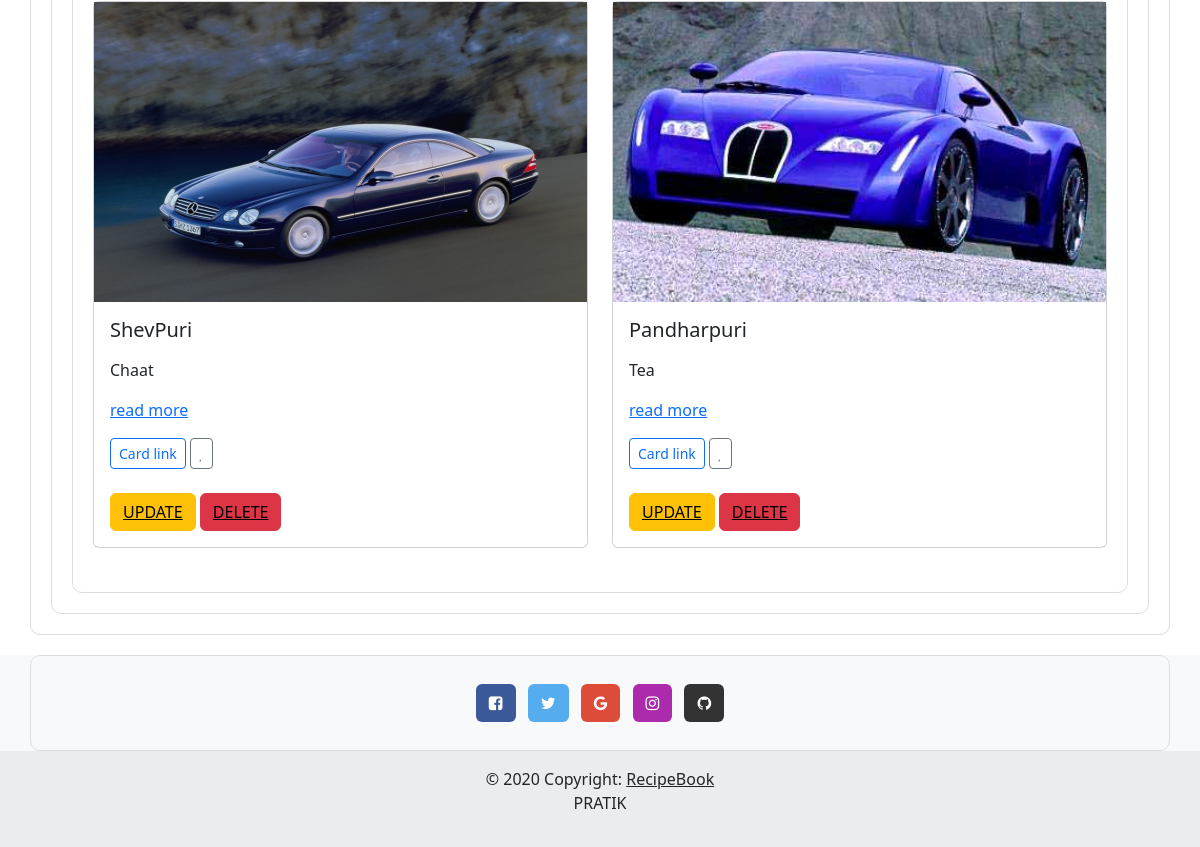
Page /app/show/ (signed in, lower part) on the earlier database version.
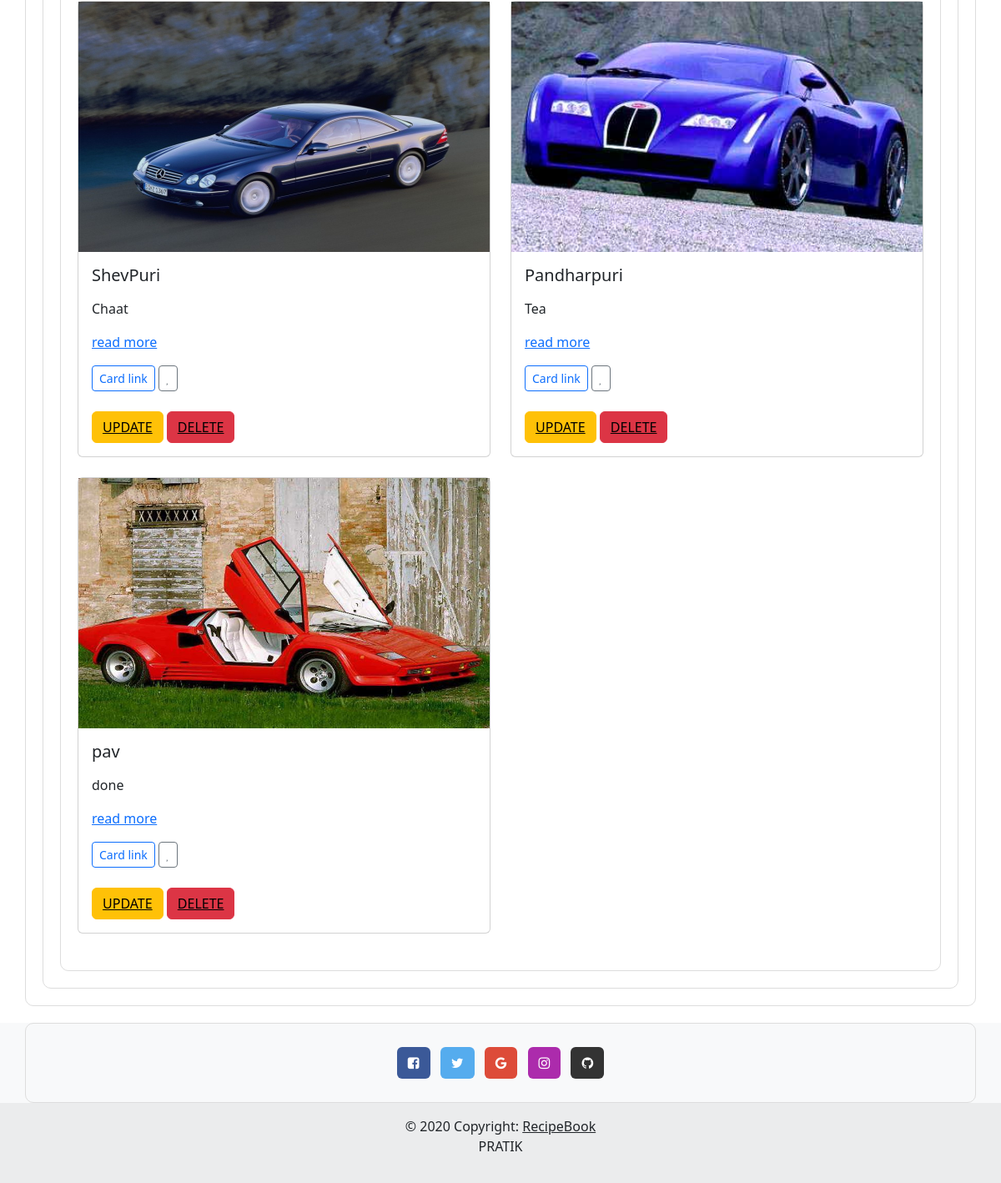
Same page on the later database version.
### app/models.py (models this page shows, shortened)
class Recipe(models.Model):
    CATEGORY_CHOICES = [
        ('starter', 'starter'),
        ('Paneer', 'Paneer'),
        ('Rice', 'Rice'),
        ('Chineese', 'Chineese'),
        ('StreetFood', 'StreetFood'),
        ('StateSpecial', 'StateSpecial'),
    ]
    Title  = models.CharField(max_length = 150)
    Discreption = models.TextField()
    Category = models.CharField(max_length =20,choices = CATEGORY_CHOICES)
    image = models.ImageField(upload_to='images/')
    author = models.CharField(max_length=250)
    created_at = models.DateTimeField(auto_now_add=True)
    updated_at = models.DateTimeField(auto_now=True)
    user = models.ForeignKey(User, on_delete=models.CASCADE)

### app/views.py (the view)
# urls.py: path('show/',views.Display,name = "show_url"),
def Display(request):
    obj = Recipe.objects.all()
    template_name = "app/display.html"
    context = {'data' : obj}
    return render(request,template_name,context)

### templates/app/display.html (shortened to what this page needs)
{% extends "base.html" %}
{%load static%}
{% block content%}
<div class="container">
    <div class="row">
        {% for i in data %}
           <div class="col-lg-6 mb-4">
                        <div class="card">
                            {% if i.image %}
                               <img src="{{ i.image.url }}" alt="Your Image" height="300px">
                            {% else %}
                                <p>No image available</p>
                            {% endif %}
                            <div class="card-body">
                                <h5 class="card-title">{{i.Title}}</h5>
                                <p class="card-text">
                                    {{ i.Discreption|safe|truncatewords:"15"|linebreaks }}
                                    <a href="{% url 'content_url' id=i.id %}">read more</a>
                                </p>
                                <a href="#" class="btn btn-outline-primary btn-sm">
                                    Card link
                                </a>
                                <a href="#" class="btn btn-outline-secondary btn-sm">
                                    <i class="far fa-heart"></i></a>
                                    <br><br>
                                <form method="post">
                                    {% if user.is_authenticated and i.user == user%}
                                        <button class="btn btn-warning" type="submit" value="submit" ><a href="{% url 'update_url' i.id %}" style="color: black;">UPDATE</a></button>
                                        <button class="btn btn-danger" type="submit" value="submit" ><a href="{% url 'delete_url' i.id %}" style="color: black;">DELETE</a></button>
                                        {% endif %}
                                </form>
                            </div>
                        </div>
                    </div>
        {% endfor %}
      </div>
    </div>
{% endblock %}

Differences in the rows shown:
added Recipe: image (picture), Title "pav", Discreption "done", shows "UPDATE"
